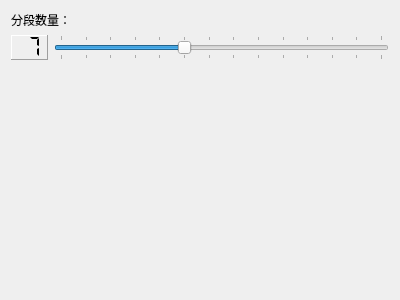
<?xml version="1.0" encoding="UTF-8"?>
<ui version="4.0">
 <class>histogram_paint</class>
 <widget class="QWidget" name="histogram_paint">
  <property name="geometry">
   <rect>
    <x>0</x>
    <y>0</y>
    <width>400</width>
    <height>300</height>
   </rect>
  </property>
  <property name="windowTitle">
   <string>Form</string>
  </property>
  <layout class="QVBoxLayout" name="verticalLayout">
   <item>
    <widget class="QLabel" name="label">
     <property name="text">
      <string>分段数量：</string>
     </property>
    </widget>
   </item>
   <item>
    <layout class="QHBoxLayout" name="horizontalLayout">
     <item>
      <widget class="QLCDNumber" name="lcdNumber">
       <property name="frameShape">
        <enum>QFrame::Panel</enum>
       </property>
       <property name="lineWidth">
        <number>1</number>
       </property>
       <property name="digitCount">
        <number>2</number>
       </property>
       <property name="segmentStyle">
        <enum>QLCDNumber::Flat</enum>
       </property>
       <property name="intValue" stdset="0">
        <number>7</number>
       </property>
      </widget>
     </item>
     <item>
      <widget class="QSlider" name="horizontalSlider">
       <property name="minimum">
        <number>2</number>
       </property>
       <property name="maximum">
        <number>15</number>
       </property>
       <property name="pageStep">
        <number>1</number>
       </property>
       <property name="sliderPosition">
        <number>7</number>
       </property>
       <property name="orientation">
        <enum>Qt::Horizontal</enum>
       </property>
       <property name="invertedAppearance">
        <bool>false</bool>
       </property>
       <property name="invertedControls">
        <bool>false</bool>
       </property>
       <property name="tickPosition">
        <enum>QSlider::TicksBothSides</enum>
       </property>
      </widget>
     </item>
    </layout>
   </item>
   <item>
    <spacer name="verticalSpacer">
     <property name="orientation">
      <enum>Qt::Vertical</enum>
     </property>
     <property name="sizeHint" stdset="0">
      <size>
       <width>20</width>
       <height>40</height>
      </size>
     </property>
    </spacer>
   </item>
  </layout>
 </widget>
 <resources/>
 <connections>
  <connection>
   <sender>horizontalSlider</sender>
   <signal>valueChanged(int)</signal>
   <receiver>lcdNumber</receiver>
   <slot>display(int)</slot>
   <hints>
    <hint type="sourcelabel">
     <x>113</x>
     <y>47</y>
    </hint>
    <hint type="destinationlabel">
     <x>37</x>
     <y>47</y>
    </hint>
   </hints>
  </connection>
 </connections>
</ui>
